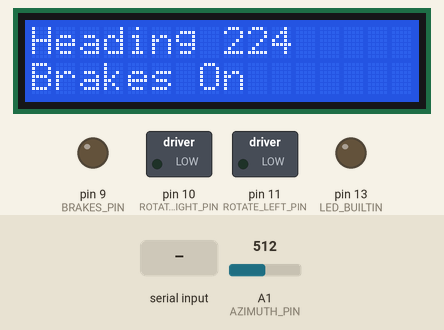
This sketch was run on a simulated Arduino Uno, built with avr-gcc and run on an emulated ATmega328P. Shown: 16×2 character LCD, switched loads named in the sketch (green lamp = pin HIGH), output pins drawn as LEDs (lit = HIGH). The inputs (shaded band) are chosen by the test bench; at power-on: A1 (AZIMUTH_PIN) = 512. What the sketch prints to the serial monitor is not drawn.

Above: at 6.1 s.
6.2 s: "M90\n" received over Serial
At 7.4 s:
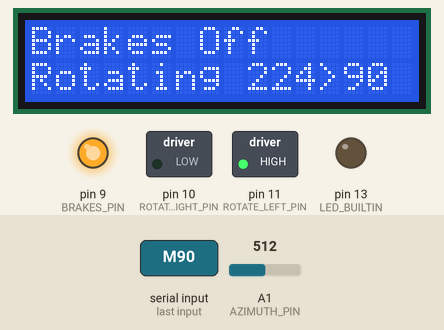
7.7 s: A1 (AZIMUTH_PIN) set to 716
At 9.7 s:
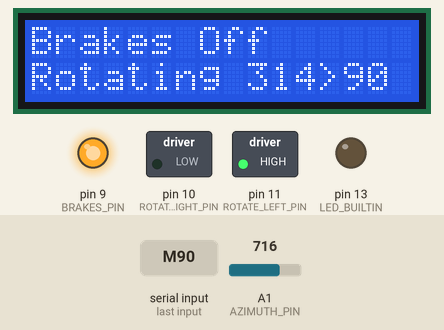
10.2 s: A1 (AZIMUTH_PIN) set to 900
At 12.1 s:
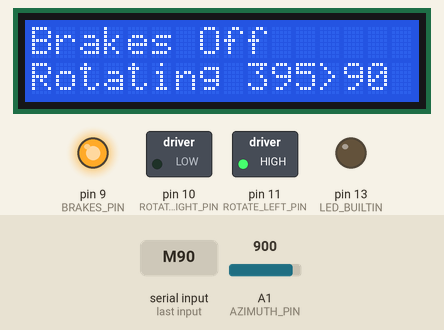
12.4 s: A1 (AZIMUTH_PIN) set to 1023
At 13.9 s:
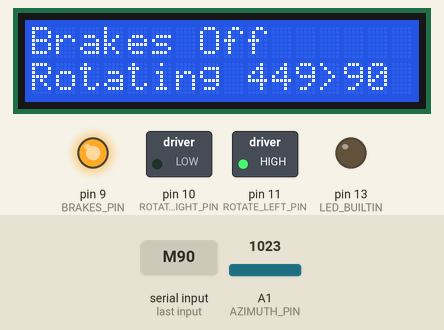
Timing chart, 0 to 15.4 s (numbered marks = the images above; inputs shaded):
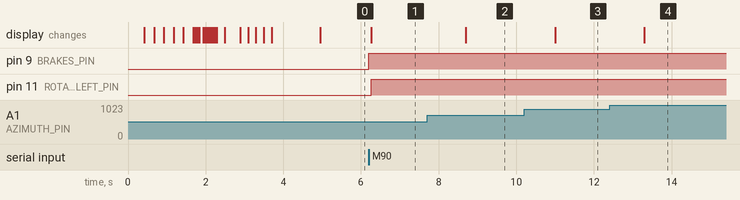

Measured:
- after the input at 6.2 s, pin 9 (BRAKES_PIN): LOW → HIGH at once; pin 11 (ROTATE_LEFT_PIN): LOW → HIGH after 0.06 s; the display: changes after 0.06 s (image 1)
- after the input at 7.7 s, the display: changes after 1.0 s (image 2)
- after the input at 10.2 s, the display: changes after 0.80 s (image 3)
- after the input at 12.4 s, the display: changes after 0.89 s (image 4)

The sketch:

EasyAz.ino
```cpp
/*
  1. Reads an azimuth from the serial port
  2. Release the brakes
  3. Move the rotator to the position (by reading the on-motor potentiometer)
  4. Lock the brakes
*/

#include <Wire.h>
#include <LiquidCrystal_I2C.h>
#include "DisplayService.h"

LiquidCrystal_I2C lcdx(I2C_ADDR, En_pin, Rw_pin, Rs_pin, D4_pin, D5_pin, D6_pin, D7_pin);
DisplayService dispServe(&lcdx);

//Pins setup
const int ROTATE_RIGHT_PIN = 10;
const int ROTATE_LEFT_PIN = 11;
const int BRAKES_PIN = 9;
const int AZIMUTH_PIN = A1;

LiquidCrystal_I2C  lcd(I2C_ADDR, En_pin, Rw_pin, Rs_pin, D4_pin, D5_pin, D6_pin, D7_pin);  // set the LCD address to 0x27 for a 16 chars and 2 line display
char rawCommand; //The raw string of the command as received in "serialEvent"
int newAzimuth; //holds the parsed azimuth
bool isNewAzimuth = false;
String azimuthReportString = "";
char rotationDir; //holds the rotation direction - being set in "SetRotationDir"

void setup() {
  // this is the place to set general settings and default values //
  dispServe.Init();
  Serial.begin(9600);  // Used to type in characters
  ReportAzimuth();

  //set pins mode and default values
  pinMode(LED_BUILTIN, OUTPUT);
  pinMode(ROTATE_RIGHT_PIN, OUTPUT);
  digitalWrite(ROTATE_RIGHT_PIN, LOW);
  pinMode(ROTATE_LEFT_PIN, OUTPUT);
  digitalWrite(ROTATE_LEFT_PIN, LOW);
  pinMode(BRAKES_PIN, OUTPUT);
  digitalWrite(BRAKES_PIN, LOW);
  displayWelcomeMsg();//display the welcome message
  delay(1000);//wait for 1 second
  ToggleBrakes(false);//make sure the brakes are locked
}

void loop() {
  if (isNewAzimuth) //if there is a new azimuth
  {
    ToggleBrakes(true);//unlock the brakes
    Rotate();
    ToggleBrakes(false); //lock the brakes
    isNewAzimuth = false; //reset the flag
  }
}

void ToggleBrakes(boolean state)
{
  if (state)//true: activate the rotator (brakes off)
  {
    digitalWrite(BRAKES_PIN, HIGH);//release the brakes
    dispServe.Log("Brakes Off", 0, 0, 1);
  }
  if (!state)
  {
    digitalWrite(BRAKES_PIN, LOW);//lock the brakes
    dispServe.Log("Heading " + String(GetCurrentAzimuth()), 0, 0, 1); //report the new heading
    dispServe.Log("Brakes On", 0, 1, 0);
  }
}

void Rotate()
{
  SetRotationDir(GetCurrentAzimuth(), newAzimuth);
  switch (rotationDir)
  {
    case 'R':
      dispServe.Log("Rotating " + String(GetCurrentAzimuth()) + ">" + String(newAzimuth), 0, 1, 0);
      digitalWrite(ROTATE_RIGHT_PIN, HIGH);
      while (GetCurrentAzimuth() < newAzimuth) {
        ReportAzimuth();
        dispServe.Log("        ", 9, 1, 0);
        dispServe.Log(String(GetCurrentAzimuth()) + ">" + String(newAzimuth), 9, 1, 0);
        delay(1000);
        //if (Serial.available()) break;
      };
      digitalWrite(ROTATE_RIGHT_PIN, LOW);
      break;

    case 'L':
      dispServe.Log("Rotating " + String(GetCurrentAzimuth()) + ">" + String(newAzimuth), 0, 1, 0);
      digitalWrite(ROTATE_LEFT_PIN, HIGH);
      while (GetCurrentAzimuth() > newAzimuth) {
        ReportAzimuth();
        dispServe.Log("        ", 9, 1, 0);
        dispServe.Log(String(GetCurrentAzimuth()) + ">" + String(newAzimuth), 9, 1, 0);
        delay(1000);
        //if (Serial.available()) break;
      };
      digitalWrite(ROTATE_LEFT_PIN, LOW);
      break;

    default:
      break;
  }
}

void SetRotationDir(int from, int to)
{
  if ((to - from) > 0)
  {
    rotationDir = 'R';
  }
  if ((to - from) <= 0)
  {
    rotationDir = 'L';
  }
}

int GetCurrentAzimuth()
{
  int  currentAzimuth = analogRead(AZIMUTH_PIN);
  //return  map(currentAzimuth, 0, 1023, 0, 360);
  return  map(currentAzimuth, 0, 820, 0, 360);
}

void ReportAzimuth()
{
  int currentAzimuth = GetCurrentAzimuth();
  if (currentAzimuth > 99)
    azimuthReportString = "+0" + String(currentAzimuth) ;
  else if (currentAzimuth > 9)
    azimuthReportString = "+00" + String(currentAzimuth) ;
  else if (currentAzimuth >= 0)
    azimuthReportString = "+000" + String(currentAzimuth) ;
  Serial.print(azimuthReportString);
  delay(50);
  Serial.print(azimuthReportString);
  delay(50);
  Serial.print(azimuthReportString);
  Serial.print("+0100");
}

void displayWelcomeMsg()
{
  dispServe.Blink(3);
  dispServe.Log11("EzAz Rotator", 0, 0, 1, 50);
  dispServe.Log11("By 4Z1KD", 0, 1, 0, 200);
}

void serialEvent() {
  while (Serial.available())
  {
    rawCommand = Serial.read(); // Read a character
    if (rawCommand == 'C') //Prog is asking what is the rotator azimuth
    {
      ReportAzimuth();
    }
    if (rawCommand == 'M') //The prog sent new azimuth
    {
      newAzimuth = (Serial.parseInt()); //get the wanted Az from the string
      isNewAzimuth = true;
    }
  }
}

void Flash13(int repeats)
{
  for (int i = 0; i < repeats; i++)
  {
    digitalWrite(LED_BUILTIN, HIGH);
    delay(250);
    digitalWrite(LED_BUILTIN, LOW);
    delay(250);
  }
}
```

DisplayService.cpp
```cpp
/*
  DisplayService.cpp - A library for printing text to lcd
  Created by Gil 4Z1KD, December 24, 2016.
*/
#include "Arduino.h"
#include "DisplayService.h"
#include <LiquidCrystal_I2C.h>

DisplayService::DisplayService()
{

}

DisplayService::DisplayService(LiquidCrystal_I2C* lcdx)
{
  //LiquidCrystal_I2C m_lcd(I2C_ADDR, En_pin, Rw_pin, Rs_pin, D4_pin, D5_pin, D6_pin, D7_pin);
  m_lcd = lcdx;
}

void DisplayService::Init()
{
  m_lcd->begin(16, 2);
  m_lcd->setBacklightPin(BACKLIGHT_PIN, POSITIVE);
  m_lcd->setBacklight(HIGH);
  m_lcd->home();
}

void DisplayService::Log(String str, int col, int row, boolean isToClear)
{
  if (isToClear)
    m_lcd->clear();
  m_lcd->setCursor(col, row);
  m_lcd->print("                ");
  m_lcd->setCursor(col, row);
  m_lcd->print(str);
}

void DisplayService::Log11(String str, int col, int row, boolean isToClear, int t_delay)
{
  if (isToClear)
    m_lcd->clear();
  m_lcd->setCursor(col, row);
  char buf[str.length() + 1];
  str.toCharArray(buf, str.length() + 1);
  for (int i = 0; i < str.length(); i++)
  {
    m_lcd->print(buf[i]);
    delay(t_delay);
  }
}

void DisplayService::Blink(int repeats)
{
  for (int i = 0; i < repeats; i++)
  {
    m_lcd->backlight();
    delay(250);
    m_lcd->noBacklight();
    delay(250);
  }
  m_lcd->backlight();
}
```

DisplayService.h
```cpp
#ifndef DisplayService_h
#define DisplayService_h

#include "Arduino.h"
#include <LiquidCrystal_I2C.h>

#define I2C_ADDR  0x27 // <<----- Add your address here.  Find it from I2C Scanner
#define BACKLIGHT_PIN  3
#define En_pin  2
#define Rw_pin  1
#define Rs_pin  0
#define D4_pin  4
#define D5_pin  5
#define D6_pin  6
#define D7_pin  7

class DisplayService
{
  public:
    DisplayService();
    DisplayService(LiquidCrystal_I2C* lcdx);
    void Init();
    void Log(String str, int col, int row, boolean isToClear);
    void Log11(String str, int col, int row, boolean isToClear, int t_delay);
    void Blink(int repeats);
  private:
    LiquidCrystal_I2C* m_lcd;
};


#endif
```
